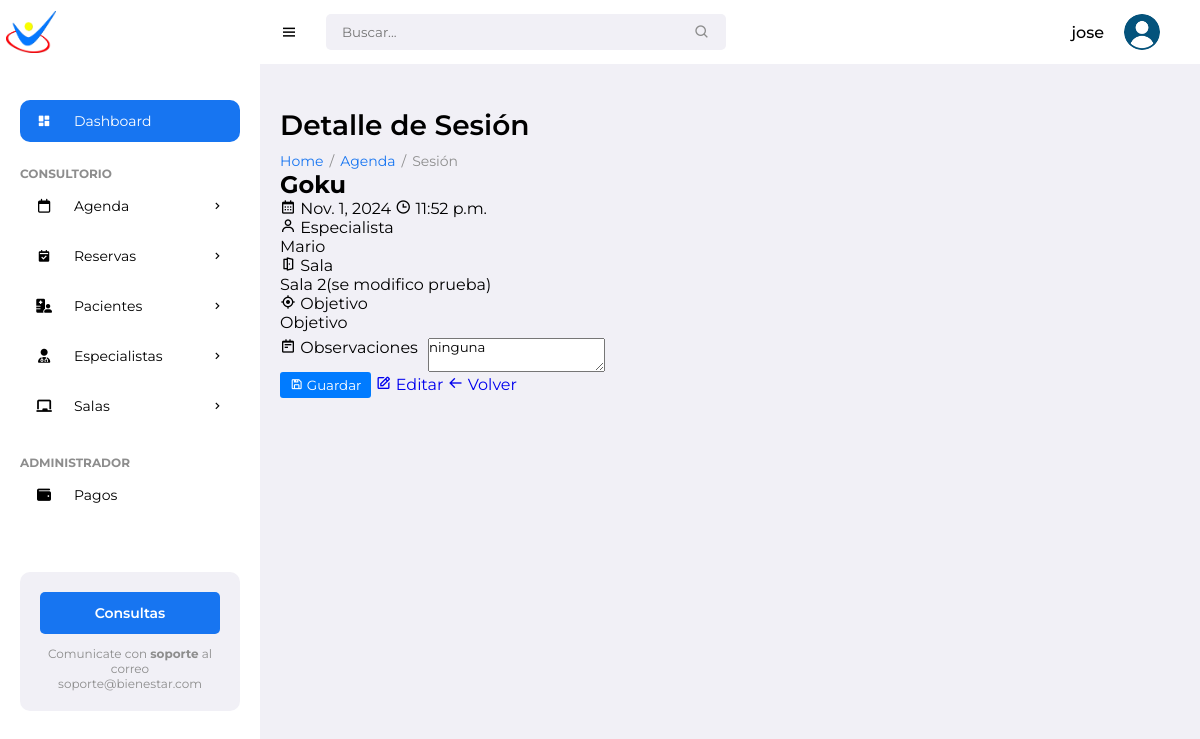
The app's page /sessions/8/ (signed in), older data.
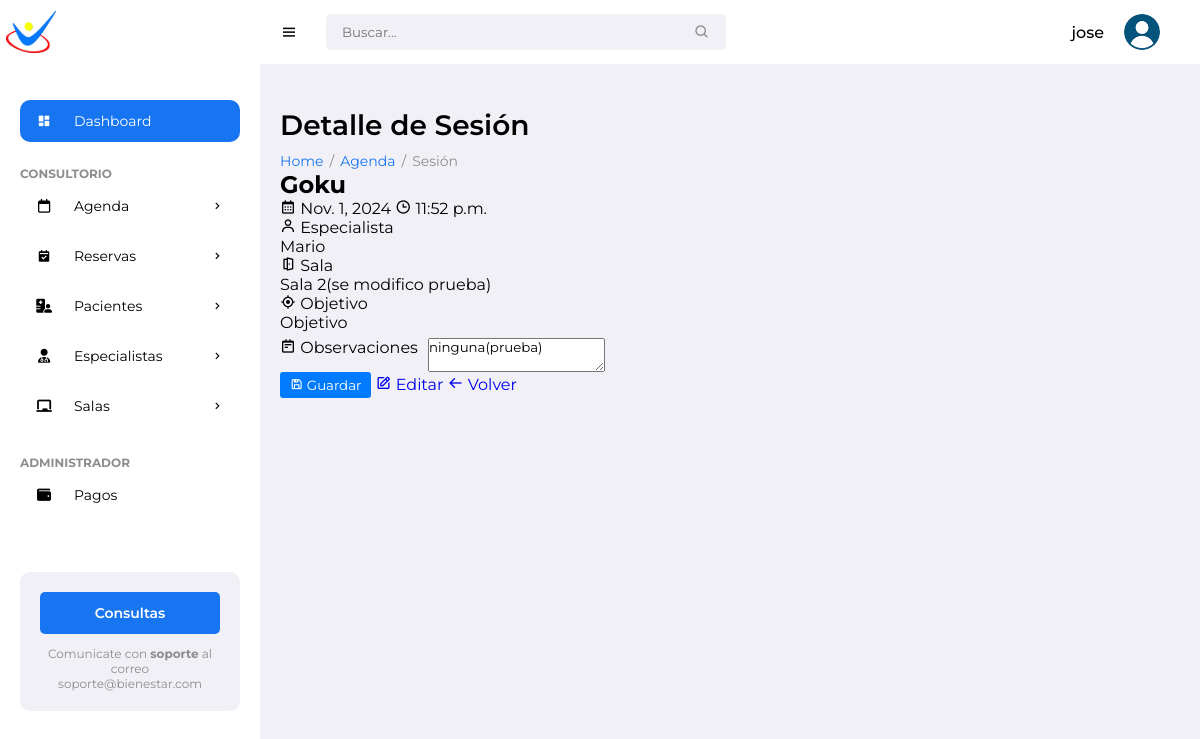
The same page, newer data.
### pacientes/models.py (models this page shows, shortened)
class Session(models.Model):
    patient = models.ForeignKey(Patient, on_delete=models.CASCADE, related_name='sessions')
    specialist = models.ForeignKey(Specialist, on_delete=models.CASCADE, related_name='sessions')
    room = models.ForeignKey(Room, on_delete=models.SET_NULL, null=True, related_name='sessions')
    date = models.DateField()
    time = models.TimeField()
    objective = models.CharField(max_length=255)
    activity = models.TextField()
    materials = models.TextField(blank=True)
    observation = models.TextField(blank=True)
    attachment = models.FileField(upload_to='session_attachments/', blank=True, null=True)
    is_reserved = models.BooleanField(default=False)
    reserved_date = models.DateField(null=True, blank=True)
    reserved_time = models.TimeField(null=True, blank=True)
    new_activity = models.TextField(blank=True, null=True)

class Patient(models.Model):
    name = models.CharField(max_length=100)
    surname = models.CharField(max_length=100)
    date_of_birth = models.DateField()
    gender = models.CharField(max_length=10, choices=[('M','Male'), ('F','Female')])
    address = models.CharField(max_length=255)
    phone_number = models.CharField(max_length=20)
    email = models.EmailField()
    photo = models.ImageField(upload_to='patient_photos/', blank=True, null=True)
    marital_status = models.CharField(max_length=20)
    medical_diagnosis = models.TextField()
    attachments = models.FileField(upload_to='patient_attachments/', blank=True, null=True)
    therapy = models.CharField(max_length=100)
    education = models.CharField(max_length=100, default='No especificado')
    therapist = models.ForeignKey(Specialist, on_delete=models.SET_NULL, null=True, related_name='patients')
    medical_history = models.TextField(blank=True, null=True)
    allergies = models.CharField(max_length=255, blank=True)  # Changed from TextField
    emergency_contact_name = models.CharField(max_length=100)
    emergency_contact_phone = models.CharField(max_length=20)  # Updated length
    notes = models.TextField(blank=True)
    created_date = models.DateTimeField(auto_now_add=True)
    status = models.CharField(max_length=50, choices=[
        ('Active', 'Active'),
        ('Discharged', 'Discharged'),
        ('Suspended', 'Suspended')
    ], blank=True,
        null=True)

class Specialist(models.Model):
    name = models.CharField(max_length=100)
    surname = models.CharField(max_length=100)
    specialty = models.CharField(max_length=100)
    email = models.EmailField()
    phone = models.CharField(max_length=20)

class Room(models.Model):
    name = models.CharField(max_length=100)
    capacity = models.IntegerField()
    location = models.CharField(max_length=100)
    specialists = models.ManyToManyField(Specialist, related_name='rooms')

### pacientes/views.py (the view, shortened to what this page needs)
# urls.py: path('sessions/<int:session_id>/', views.session_detail, name='session_detail'),
@login_required
def session_detail(request, session_id):
    session = get_object_or_404(Session, id=session_id)
    return render(request, 'pacientes/session_detail.html', {'session': session})

### pacientes/templates/pacientes/session_detail.html (shortened to what this page needs)
{% extends 'pacientes/base.html' %}
{% block content %}
<h1 class="title">Detalle de Sesión</h1>
<ul class="breadcrumbs">
    <li><a href="{% url 'patient_list' %}">Home</a></li>
    <li class="divider">/</li>
    <li><a href="{% url 'calendar' %}">Agenda</a></li>
    <li class="divider">/</li>
    <li><a href="#" class="active">Sesión</a></li>
</ul>
<div class="session-detail">
    <div class="detail-card">
        <div class="card-header">
            <h2>{{ session.patient.name }}</h2>
            <div class="session-meta">
                <span><i class='bx bx-calendar'></i> {{ session.date }}</span>
                <span><i class='bx bx-time'></i> {{ session.time }}</span>
            </div>
        </div>
        <div class="card-content">
            <div class="info-group">
                <label><i class='bx bx-user'></i> Especialista</label>
                <p>{{ session.specialist.name }}</p>
            </div>
            <div class="info-group">
                <label><i class='bx bx-door-open'></i> Sala</label>
                <p>{{ session.room.name }}</p>
            </div>
            <div class="info-group">
                <label><i class='bx bx-target-lock'></i> Objetivo</label>
                <p>{{ session.objective }}</p>
            </div>
            <form method="post" class="observation-form">
                <div class="form-group">
                    <label><i class='bx bx-notepad'></i> Observaciones</label>
                    <textarea name="observation" class="form-input">{{ session.observation }}</textarea>
                </div>
                <div class="button-group">
                    <button type="submit" class="btn-save">
                        <i class='bx bx-save'></i> Guardar
                    </button>
                    <a href="{% url 'edit_session' session.id %}" class="btn-edit">
                        <i class='bx bx-edit'></i> Editar
                    </a>
                    <a href="{% url 'patient_schedule' session.patient.id %}" class="btn-back">
                        <i class='bx bx-arrow-back'></i> Volver
                    </a>
                </div>
            </form>
        </div>
    </div>
</div>
{% endblock %}

Row changes from the older to the newer data that the page shows:
changed Session "Objetivo": observation "ninguna" → "ninguna(prueba)"
